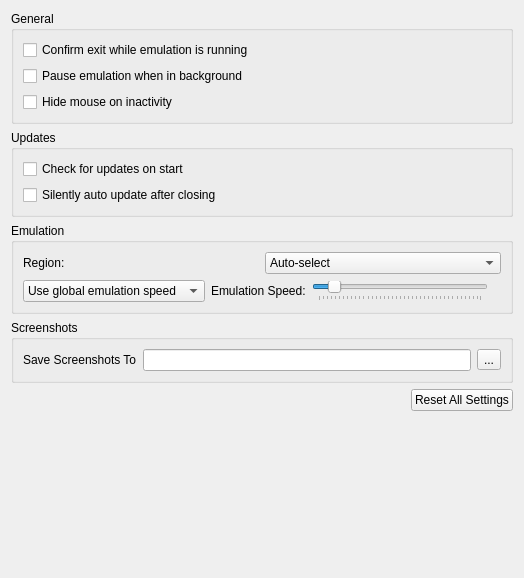
<?xml version="1.0" encoding="UTF-8"?>
<ui version="4.0">
 <class>ConfigureGeneral</class>
 <widget class="QWidget" name="ConfigureGeneral">
  <property name="geometry">
   <rect>
    <x>0</x>
    <y>0</y>
    <width>524</width>
    <height>578</height>
   </rect>
  </property>
  <property name="windowTitle">
   <string>Form</string>
  </property>
  <layout class="QHBoxLayout" name="horizontalLayout">
   <item>
    <layout class="QVBoxLayout" name="verticalLayout">
     <item>
      <widget class="QGroupBox" name="general_group">
       <property name="title">
        <string>General</string>
       </property>
       <layout class="QVBoxLayout" name="verticalLayout_5">
        <item>
         <widget class="QCheckBox" name="toggle_check_exit">
          <property name="text">
           <string>Confirm exit while emulation is running</string>
          </property>
         </widget>
        </item>
        <item>
         <widget class="QCheckBox" name="toggle_background_pause">
          <property name="text">
           <string>Pause emulation when in background</string>
          </property>
         </widget>
        </item>
        <item>
         <widget class="QCheckBox" name="toggle_hide_mouse">
          <property name="text">
           <string>Hide mouse on inactivity</string>
          </property>
         </widget>
        </item>
       </layout>
      </widget>
     </item>
     <item>
      <widget class="QGroupBox" name="updateBox">
       <property name="title">
        <string>Updates</string>
       </property>
       <layout class="QVBoxLayout" name="verticalLayout_4">
        <item>
         <widget class="QCheckBox" name="toggle_update_check">
          <property name="text">
           <string>Check for updates on start</string>
          </property>
         </widget>
        </item>
        <item>
         <widget class="QCheckBox" name="toggle_auto_update">
          <property name="text">
           <string>Silently auto update after closing</string>
          </property>
         </widget>
        </item>
       </layout>
      </widget>
     </item>
     <item>
      <widget class="QGroupBox" name="emulation_group">
       <property name="title">
        <string>Emulation</string>
       </property>
       <layout class="QVBoxLayout" name="verticalLayout_2">
        <item>
         <widget class="QWidget" name="widget_region" native="true">
          <layout class="QHBoxLayout" name="region_layout">
           <property name="leftMargin">
            <number>0</number>
           </property>
           <property name="topMargin">
            <number>0</number>
           </property>
           <property name="rightMargin">
            <number>0</number>
           </property>
           <property name="bottomMargin">
            <number>0</number>
           </property>
           <item>
            <widget class="QLabel" name="region_label">
             <property name="text">
              <string>Region:</string>
             </property>
            </widget>
           </item>
           <item>
            <widget class="QComboBox" name="region_combobox">
             <item>
              <property name="text">
               <string>Auto-select</string>
              </property>
             </item>
             <item>
              <property name="text">
               <string notr="true">JPN</string>
              </property>
             </item>
             <item>
              <property name="text">
               <string notr="true">USA</string>
              </property>
             </item>
             <item>
              <property name="text">
               <string notr="true">EUR</string>
              </property>
             </item>
             <item>
              <property name="text">
               <string notr="true">AUS</string>
              </property>
             </item>
             <item>
              <property name="text">
               <string notr="true">CHN</string>
              </property>
             </item>
             <item>
              <property name="text">
               <string notr="true">KOR</string>
              </property>
             </item>
             <item>
              <property name="text">
               <string notr="true">TWN</string>
              </property>
             </item>
            </widget>
           </item>
          </layout>
         </widget>
        </item>
        <item>
         <widget class="QWidget" name="emulation_speed_layout" native="true">
          <layout class="QHBoxLayout" name="emulation_speed_layout_inner">
           <property name="leftMargin">
            <number>0</number>
           </property>
           <property name="topMargin">
            <number>0</number>
           </property>
           <property name="rightMargin">
            <number>0</number>
           </property>
           <property name="bottomMargin">
            <number>0</number>
           </property>
           <item>
            <widget class="QComboBox" name="emulation_speed_combo">
             <item>
              <property name="text">
               <string>Use global emulation speed</string>
              </property>
             </item>
             <item>
              <property name="text">
               <string>Set emulation speed:</string>
              </property>
             </item>
            </widget>
           </item>
           <item>
            <widget class="QLabel" name="label_emulation_speed">
             <property name="text">
              <string>Emulation Speed:</string>
             </property>
            </widget>
           </item>
           <item>
            <widget class="QSlider" name="frame_limit">
             <property name="minimum">
              <number>0</number>
             </property>
             <property name="maximum">
              <number>199</number>
             </property>
             <property name="singleStep">
              <number>5</number>
             </property>
             <property name="pageStep">
              <number>15</number>
             </property>
             <property name="value">
              <number>19</number>
             </property>
             <property name="orientation">
              <enum>Qt::Horizontal</enum>
             </property>
             <property name="tickPosition">
              <enum>QSlider::TicksBelow</enum>
             </property>
            </widget>
           </item>
           <item>
            <widget class="QLabel" name="emulation_speed_display_label">
             <property name="text">
              <string/>
             </property>
             <property name="alignment">
              <set>Qt::AlignRight|Qt::AlignTrailing|Qt::AlignVCenter</set>
             </property>
            </widget>
           </item>
          </layout>
         </widget>
        </item>
       </layout>
      </widget>
     </item>
     <item>
      <widget class="QGroupBox" name="screenshot_group">
       <property name="title">
        <string>Screenshots</string>
       </property>
       <layout class="QHBoxLayout" name="horizontalLayout_2">
        <item>
         <widget class="QLabel" name="screenshot_dir_label">
          <property name="text">
           <string>Save Screenshots To</string>
          </property>
         </widget>
        </item>
        <item>
         <widget class="QLineEdit" name="screenshot_dir_path"/>
        </item>
        <item>
         <widget class="QToolButton" name="change_screenshot_dir">
          <property name="text">
           <string>...</string>
          </property>
         </widget>
        </item>
       </layout>
      </widget>
     </item>
     <item alignment="Qt::AlignRight">
      <widget class="QPushButton" name="button_reset_defaults">
       <property name="text">
        <string>Reset All Settings</string>
       </property>
      </widget>
     </item>
     <item>
      <spacer name="verticalSpacer">
       <property name="orientation">
        <enum>Qt::Vertical</enum>
       </property>
       <property name="sizeHint" stdset="0">
        <size>
         <width>20</width>
         <height>40</height>
        </size>
       </property>
      </spacer>
     </item>
    </layout>
   </item>
  </layout>
 </widget>
 <tabstops>
  <tabstop>toggle_check_exit</tabstop>
  <tabstop>toggle_background_pause</tabstop>
  <tabstop>toggle_hide_mouse</tabstop>
  <tabstop>toggle_update_check</tabstop>
  <tabstop>toggle_auto_update</tabstop>
  <tabstop>screenshot_dir_path</tabstop>
  <tabstop>change_screenshot_dir</tabstop>
  <tabstop>button_reset_defaults</tabstop>
 </tabstops>
 <resources/>
 <connections/>
</ui>
